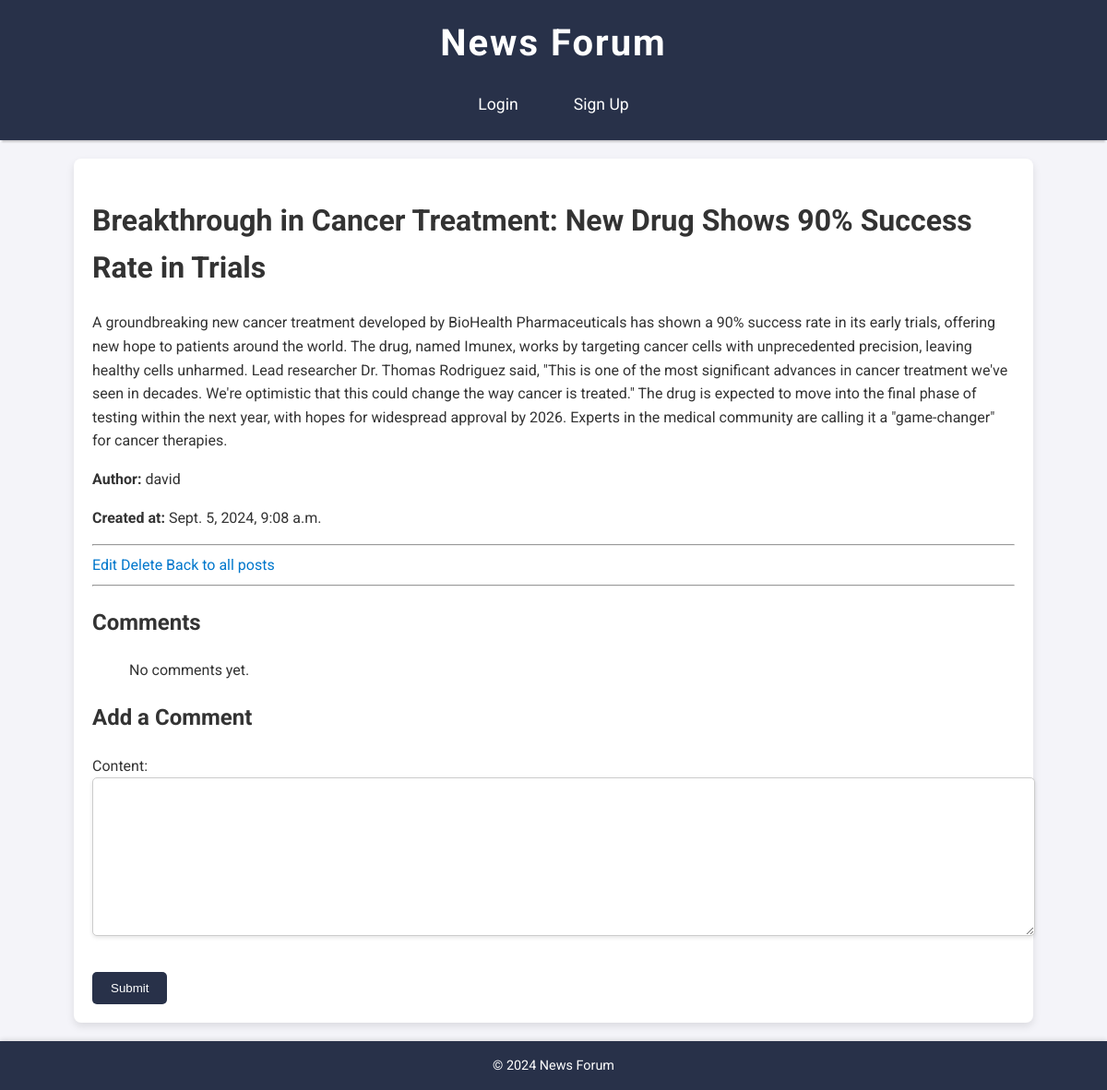
The page /post/10/ on the database its author committed.
### news/models.py (models this page shows, shortened)
class Post(models.Model):
    title = models.CharField(max_length=200)
    content = models.TextField()
    created_at = models.DateTimeField(auto_now_add=True)
    updated_at = models.DateTimeField(auto_now=True)
    author = models.ForeignKey(User, on_delete=models.CASCADE)
    category = models.ForeignKey(Category, on_delete=models.SET_NULL, null=True)
    upvotes = models.IntegerField(default=0)
    downvotes = models.IntegerField(default=0)

### news/views.py (the view)
# urls.py: path('post/<int:id>/', views.post_detail, name='post_detail'),
def post_detail(request, id):
    post = get_object_or_404(Post, id=id)
    form = CommentForm()
    return render(request, 'news/post_detail.html', {'post': post, 'form': form})

### news/forms.py
class CommentForm(forms.ModelForm):
    class Meta:
        model = Comment
        fields = ['content']

### news/templates/news/post_detail.html (shortened to what this page needs)
{% extends 'base.html' %}
{% block content %}
    <h1>{{ post.title }}</h1>
    <p>{{ post.content }}</p>
    <p><strong>Author:</strong> {{ post.author.username }}</p>
    <p><strong>Created at:</strong> {{ post.created_at }}</p>
    <hr>
    <a href="{% url 'post_edit' post.id %}">Edit</a>
    <a href="{% url 'post_delete' post.id %}">Delete</a>
    <a href="{% url 'post_list' %}">Back to all posts</a>
    <hr>
    <h2>Comments</h2>
    <ul>
        {% for comment in post.comments.all %}
            <li>
                <p>{{ comment.content }}</p>
                <small>by {{ comment.user.username }} on {{ comment.created_at }}</small>
                {% if comment.user == request.user %}
                    <a href="{% url 'edit_comment' comment.id %}">Edit</a>
                    <a href="{% url 'delete_comment' comment.id %}">Delete</a>
                {% endif %}
            </li>
        {% empty %}
            <p>No comments yet.</p>
        {% endfor %}
    </ul>
    <h2>Add a Comment</h2>
    <form method="post" action="{% url 'add_comment' post.id %}">
        {{ form.as_p }}
        <button type="submit">Submit</button>
    </form>
{% endblock %}

### news/static/css/style.css (style rules this page uses)
body { font-family: 'Roboto', sans-serif; background-color: #f4f4f9; color: #333; margin: 0; padding: 0; line-height: 1.6; }
a { text-decoration: none; color: #0077cc; }
button { background-color: #283149; color: white; padding: 10px 20px; border: none; border-radius: 5px; cursor: pointer; transition: background-color 0.3s ease; }
input[type="text"], input[type="password"], textarea { width: 100%; padding: 10px; margin-bottom: 15px; border: 1px solid #ccc; border-radius: 5px; box-shadow: 0 2px 4px rgba(0, 0, 0, 0.1); transition: border-color 0.3s; }

### rows shown on the page
Post: title "Breakthrough in Cancer Treatment: New Drug Shows 90% Success Rate in Trials", content "A groundbreaking new cancer treatment developed by BioHealth Pharmaceuticals has shown a 90% success rate in its early trials, offering new hope to patients around the world. The drug, named Imunex, works by targeting cancer cells with unprecedented precision, leaving healthy cells unharmed. Lead researcher Dr. Thomas Rodriguez said, \"This is one of the most significant advances in cancer treatment we've seen in decades. We're optimistic that this could change the way cancer is treated.\" The drug is expected to move into the final phase of testing within the next year, with hopes for widespread approval by 2026. Experts in the medical community are calling it a \"game-changer\" for cancer…", author.username "david", created_at "Sept. 5, 2024, 9:08 a.m."
